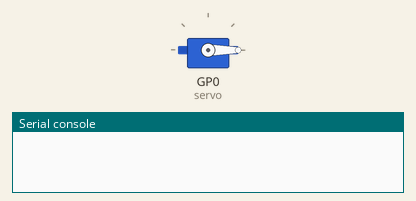
This program was run on a simulated Raspberry Pi Pico running MicroPython. On the bench: servo, the last lines printed to the serial console. Servo angles are drawn from the pulse width (0.5 ms = 0°, 2.5 ms = 180°).

Above: at 0.05 s.
At 4.0 s:
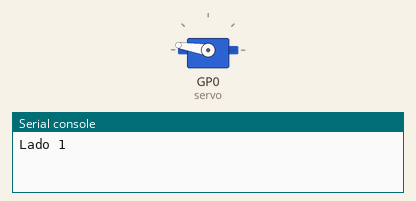
Timing chart, 0 to 5.2 s (numbered marks = the images above):
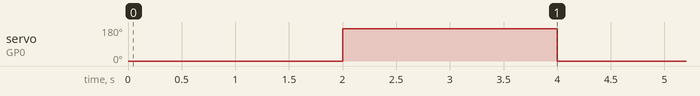

The program:

Servos1.py
```python
from machine import Pin, PWM
import time

servo = PWM(Pin(0))
servo.freq(50)

while True:
    servo.duty_u16(1311)
    time.sleep(2)
    print("Lado 1")
    servo.duty_u16(7864)
    time.sleep(2)
    print("Lado 2")
    
```

Measured:
- by itself, servo on GP0 (servo): alternates 171° for 2.0 s and 0° for 2.0 s
